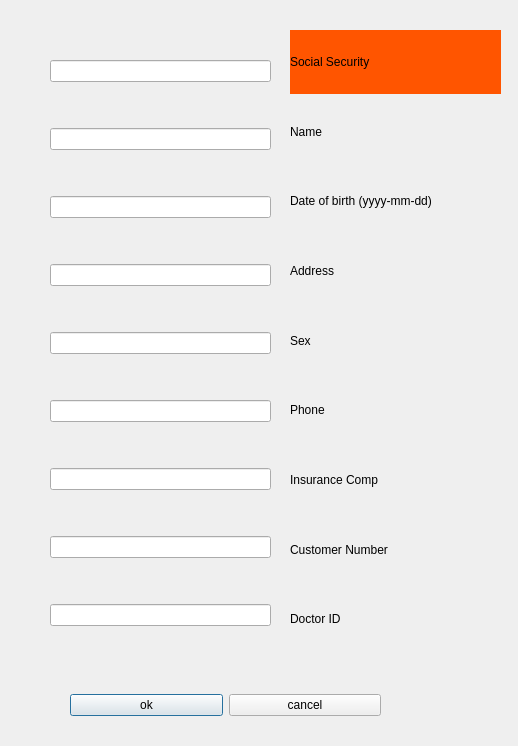
<?xml version="1.0" encoding="UTF-8"?>
<ui version="4.0">
 <class>addPatient</class>
 <widget class="QDialog" name="addPatient">
  <property name="geometry">
   <rect>
    <x>0</x>
    <y>0</y>
    <width>518</width>
    <height>746</height>
   </rect>
  </property>
  <property name="windowTitle">
   <string>Cal Clinic: Add Patient</string>
  </property>
  <property name="styleSheet">
   <string notr="true">background-image: url(:/new/prefix1/build-SimpleSerum-Desktop_Qt_5_8_0_MSVC2015_64bit-Debug/red add.png);</string>
  </property>
  <widget class="QWidget" name="verticalLayoutWidget_2">
   <property name="geometry">
    <rect>
     <x>290</x>
     <y>30</y>
     <width>211</width>
     <height>621</height>
    </rect>
   </property>
   <layout class="QVBoxLayout" name="verticalLayout_2">
    <item>
     <widget class="QLabel" name="label_4">
      <property name="styleSheet">
       <string notr="true">background-color: rgb(255, 85, 0);
background-image: url(:/img/img/BG3.png);</string>
      </property>
      <property name="text">
       <string>Social Security</string>
      </property>
     </widget>
    </item>
    <item>
     <widget class="QLabel" name="label_3">
      <property name="autoFillBackground">
       <bool>false</bool>
      </property>
      <property name="styleSheet">
       <string notr="true">background-image: url(:/img/img/BG3.png);</string>
      </property>
      <property name="text">
       <string>Name</string>
      </property>
     </widget>
    </item>
    <item>
     <widget class="QLabel" name="label_6">
      <property name="styleSheet">
       <string notr="true">background-image: url(:/BGs/build-SimpleSerum-Desktop_Qt_5_8_0_MSVC2015_64bit-Debug/BG3.png);</string>
      </property>
      <property name="text">
       <string>Date of birth (yyyy-mm-dd)</string>
      </property>
     </widget>
    </item>
    <item>
     <widget class="QLabel" name="label_9">
      <property name="styleSheet">
       <string notr="true">background-image: url(:/BGs/build-SimpleSerum-Desktop_Qt_5_8_0_MSVC2015_64bit-Debug/BG3.png);</string>
      </property>
      <property name="text">
       <string>Address</string>
      </property>
     </widget>
    </item>
    <item>
     <widget class="QLabel" name="label_8">
      <property name="styleSheet">
       <string notr="true">background-image: url(:/BGs/build-SimpleSerum-Desktop_Qt_5_8_0_MSVC2015_64bit-Debug/BG3.png);</string>
      </property>
      <property name="text">
       <string>Sex</string>
      </property>
     </widget>
    </item>
    <item>
     <widget class="QLabel" name="label_7">
      <property name="styleSheet">
       <string notr="true">background-image: url(:/BGs/build-SimpleSerum-Desktop_Qt_5_8_0_MSVC2015_64bit-Debug/BG3.png);</string>
      </property>
      <property name="text">
       <string>Phone</string>
      </property>
     </widget>
    </item>
    <item>
     <widget class="QLabel" name="label_5">
      <property name="styleSheet">
       <string notr="true">background-image: url(:/BGs/build-SimpleSerum-Desktop_Qt_5_8_0_MSVC2015_64bit-Debug/BG3.png);</string>
      </property>
      <property name="text">
       <string>Insurance Comp</string>
      </property>
     </widget>
    </item>
    <item>
     <widget class="QLabel" name="label_2">
      <property name="styleSheet">
       <string notr="true">background-image: url(:/BGs/build-SimpleSerum-Desktop_Qt_5_8_0_MSVC2015_64bit-Debug/BG3.png);</string>
      </property>
      <property name="text">
       <string>Customer Number</string>
      </property>
     </widget>
    </item>
    <item>
     <widget class="QLabel" name="label">
      <property name="styleSheet">
       <string notr="true">background-image: url(:/BGs/build-SimpleSerum-Desktop_Qt_5_8_0_MSVC2015_64bit-Debug/BG3.png);</string>
      </property>
      <property name="text">
       <string>Doctor ID</string>
      </property>
     </widget>
    </item>
   </layout>
  </widget>
  <widget class="QWidget" name="verticalLayoutWidget">
   <property name="geometry">
    <rect>
     <x>50</x>
     <y>20</y>
     <width>221</width>
     <height>651</height>
    </rect>
   </property>
   <layout class="QVBoxLayout" name="verticalLayout">
    <item>
     <widget class="QLineEdit" name="SSN">
      <property name="styleSheet">
       <string notr="true">background-image: url(:/txrbkgd/build-SimpleSerum-Desktop_Qt_5_8_0_MSVC2015_64bit-Debug/text bg orange.png);</string>
      </property>
     </widget>
    </item>
    <item>
     <widget class="QLineEdit" name="pat_Name">
      <property name="styleSheet">
       <string notr="true">background-image: url(:/txrbkgd/build-SimpleSerum-Desktop_Qt_5_8_0_MSVC2015_64bit-Debug/text bg orange.png);</string>
      </property>
     </widget>
    </item>
    <item>
     <widget class="QLineEdit" name="DOB">
      <property name="styleSheet">
       <string notr="true">background-image: url(:/txrbkgd/build-SimpleSerum-Desktop_Qt_5_8_0_MSVC2015_64bit-Debug/text bg orange.png);</string>
      </property>
     </widget>
    </item>
    <item>
     <widget class="QLineEdit" name="Address">
      <property name="styleSheet">
       <string notr="true">background-image: url(:/txrbkgd/build-SimpleSerum-Desktop_Qt_5_8_0_MSVC2015_64bit-Debug/text bg orange.png);</string>
      </property>
     </widget>
    </item>
    <item>
     <widget class="QLineEdit" name="Sex">
      <property name="styleSheet">
       <string notr="true">background-image: url(:/txrbkgd/build-SimpleSerum-Desktop_Qt_5_8_0_MSVC2015_64bit-Debug/text bg orange.png);</string>
      </property>
     </widget>
    </item>
    <item>
     <widget class="QLineEdit" name="pat_Phone">
      <property name="styleSheet">
       <string notr="true">background-image: url(:/txrbkgd/build-SimpleSerum-Desktop_Qt_5_8_0_MSVC2015_64bit-Debug/text bg orange.png);</string>
      </property>
      <property name="text">
       <string/>
      </property>
     </widget>
    </item>
    <item>
     <widget class="QLineEdit" name="ins_Name">
      <property name="styleSheet">
       <string notr="true">background-image: url(:/txrbkgd/build-SimpleSerum-Desktop_Qt_5_8_0_MSVC2015_64bit-Debug/text bg orange.png);</string>
      </property>
     </widget>
    </item>
    <item>
     <widget class="QLineEdit" name="ins_Nom">
      <property name="styleSheet">
       <string notr="true">background-image: url(:/txrbkgd/build-SimpleSerum-Desktop_Qt_5_8_0_MSVC2015_64bit-Debug/text bg orange.png);</string>
      </property>
     </widget>
    </item>
    <item>
     <widget class="QLineEdit" name="doc_ID">
      <property name="styleSheet">
       <string notr="true">background-image: url(:/txrbkgd/build-SimpleSerum-Desktop_Qt_5_8_0_MSVC2015_64bit-Debug/text bg orange.png);</string>
      </property>
     </widget>
    </item>
   </layout>
  </widget>
  <widget class="QWidget" name="horizontalLayoutWidget">
   <property name="geometry">
    <rect>
     <x>70</x>
     <y>680</y>
     <width>311</width>
     <height>51</height>
    </rect>
   </property>
   <layout class="QHBoxLayout" name="horizontalLayout">
    <item>
     <widget class="QPushButton" name="pushButton_2">
      <property name="text">
       <string>ok</string>
      </property>
     </widget>
    </item>
    <item>
     <widget class="QPushButton" name="pushButton">
      <property name="text">
       <string>cancel</string>
      </property>
     </widget>
    </item>
   </layout>
  </widget>
 </widget>
 <resources/>
 <connections/>
</ui>
